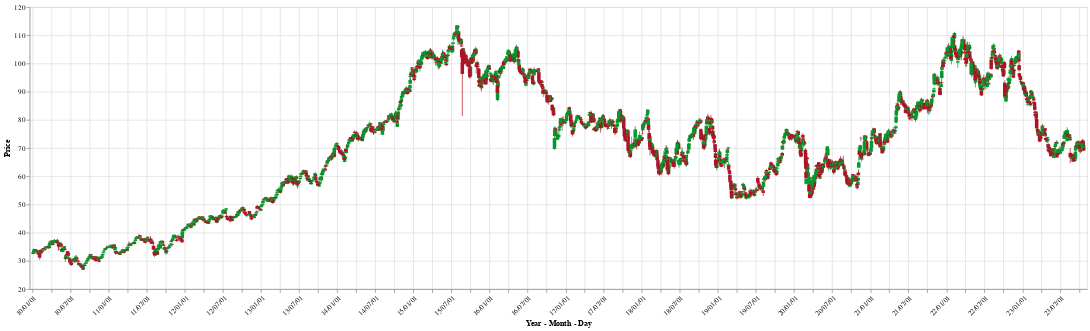

Notebook source saved alongside this figure:
### Markdown cell above
## Additional EDA

### Code cell
# Create a line chart of the closing prices
open_close_color = alt.condition("datum.Open <= datum.Close",
                                 alt.value("#06982d"),
                                 alt.value("#ae1325"))

base = alt.Chart(data_df).encode(
    alt.X('Date:T',
          axis=alt.Axis(
              format='%y/%m/%d',
              labelAngle=-45,
              title='Year - Month - Day'
          )
    ),
    color=open_close_color
)

rule = base.mark_rule().encode(
    alt.Y(
        'Low:Q',
        title='Price',
        scale=alt.Scale(zero=False),
    ),
    alt.Y2('High:Q')
).properties(
    width=1500,
    height=400
)

bar = base.mark_bar().encode(
    alt.Y('Open:Q'),
    alt.Y2('Close:Q')
)


rule + bar

### Figure 1 — Vega-Lite specification as saved in the notebook (floating-point values rounded to 4 significant figures; data arrays with more than 128 entries replaced by an {"elided": "..."} marker saying what was removed)
{"config": {"view": {"continuousWidth": 300, "continuousHeight": 300}}, "layer": [{"mark": {"type": "rule"}, "encoding": {"color": {"condition": {"test": "datum.Open <= datum.Close", "value": "#06982d"}, "value": "#ae1325"}, "x": {"axis": {"format": "%y/%m/%d", "labelAngle": -45, "title": "Year - Month - Day"}, "field": "Date", "type": "temporal"}, "y": {"field": "Low", "scale": {"zero": false}, "title": "Price", "type": "quantitative"}, "y2": {"field": "High"}}}, {"mark": {"type": "bar"}, "encoding": {"color": {"condition": {"test": "datum.Open <= datum.Close", "value": "#06982d"}, "value": "#ae1325"}, "x": {"axis": {"format": "%y/%m/%d", "labelAngle": -45, "title": "Year - Month - Day"}, "field": "Date", "type": "temporal"}, "y": {"field": "Open", "type": "quantitative"}, "y2": {"field": "Close"}}}], "data": {"name": "data-c77c3f2a4cb15929986e32f61aed0ab8"}, "height": 400, "width": 1500, "$schema": "https://vega.github.io/schema/vega-lite/v5.15.1.json", "datasets": {"data-c77c3f2a4cb15929986e32f61aed0ab8": {"elided": "3474 records"}}}
